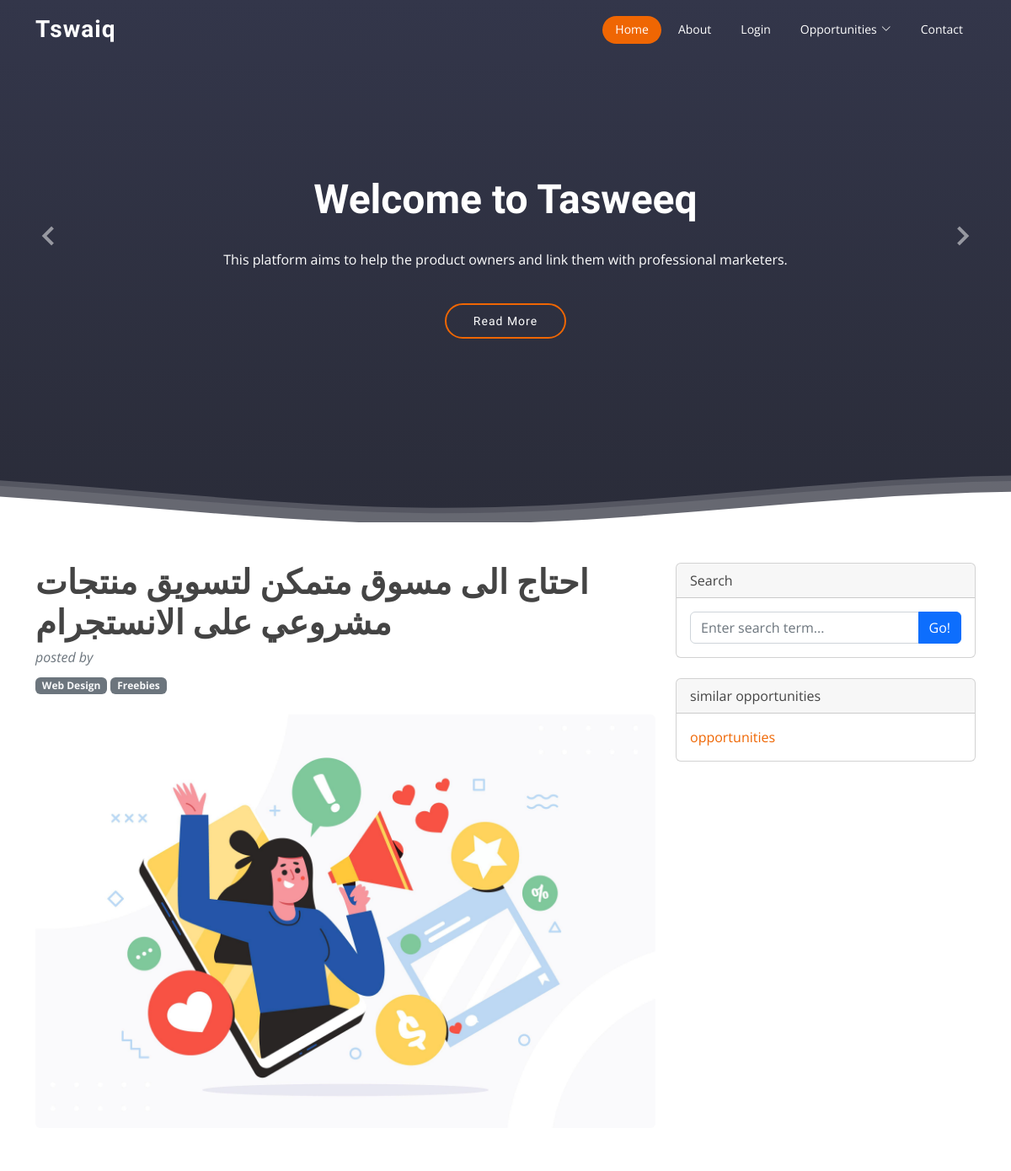
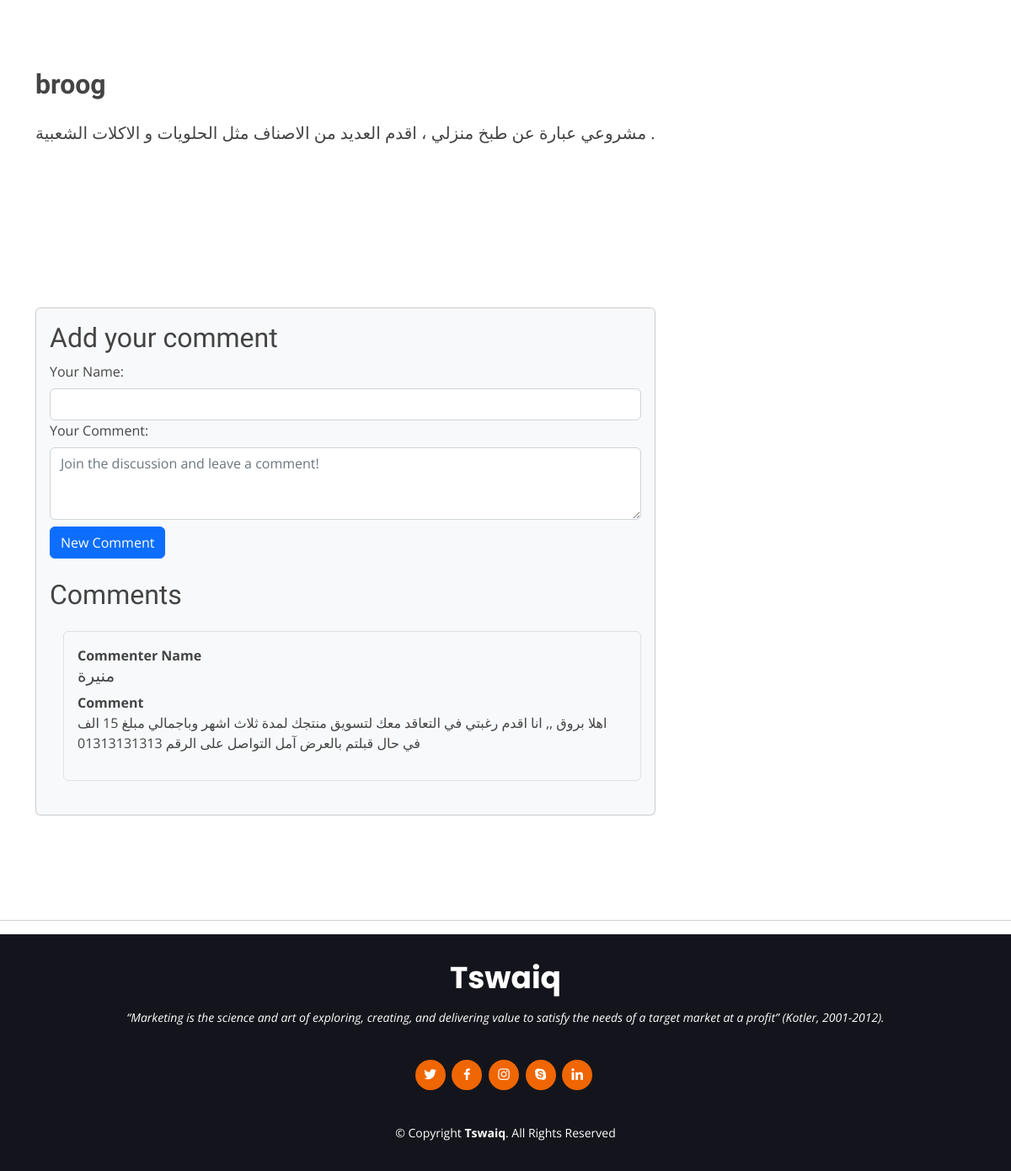
/request_detail/20/, run on the app's committed database (2 pictures, top to bottom).
### marketer/models.py (models this page shows)
class Request (models.Model):
    title = models.CharField(max_length=1024)
    name = models.CharField(max_length=1024)
    description = models.TextField()
    image = models.ImageField(upload_to="images/")

class Offer(models.Model):
  requestt = models.ForeignKey(Request, on_delete = models.CASCADE)
  name = models.CharField(max_length=256)
  content = models.TextField()

### marketer/views.py (the view)
# urls.py: path("request_detail/<request_id>/", views.request_detail, name="request_detail"),
def request_detail (request : HttpRequest, request_id : int):
    try:
        req = Request.objects.get(id=request_id)
        offers = Offer.objects.filter(requestt = req)
    except:
       return render(request , "not_found.html")
    return render(request, "request_detail.html", {"req" : req ,"offers" : offers }) # ,

### marketer/templates/request_detail.html (shortened to what this page needs)
{% extends "base.html" %}
{% load static %}
{% block content %}
        <div class="container mt-5">
            <div class="row">
                <div class="col-lg-8">
                    <article>
                        <header class="mb-4">
                            <h1 class="fw-bolder mb-1">{{ req.title }}</h1>
                            <div class="text-muted fst-italic mb-2">posted by {{req.user}}</div>
                            <a class="badge bg-secondary text-decoration-none link-light" href="#!">Web Design</a>
                            <a class="badge bg-secondary text-decoration-none link-light" href="#!">Freebies</a>
                        </header>
                        <figure class="mb-4"><img class="img-fluid rounded" src="{% static 'img/testimonials/default.jpg'%}" alt="..." /></figure>
                        <section class="mb-5">
                            <h2 class="fw-bolder mb-4 mt-5">{{ req.name }}</h2>
                            <p class="fs-5 mb-4">{{ req.description }}.</p>
                        </section>
                    </article>
                    <section class="mb-5">
                        <div class="form-group card bg-light">
                            <div class="form-group card-body">
                                <h2>Add your comment</h2>
                                <form class=" form-group mb-4" action="{% url 'marketer:add_comment' req.id %}" method="POST">
                                <div class="form-group">
                                <label class="form-label">Your Name:</label>
                                <input type="text" name="name" class="form-control" /> </div>
                                <div class="form-group">
                                <label class="form-label">Your Comment:</label>
                                <textarea class="form-control" rows="3" placeholder="Join the discussion and leave a comment!" name="content"></textarea>
                                <input type="submit" class="btn btn-primary mt-2" value="New Comment" ></div></form>
                                <h2>Comments</h2>
                                <div class="d-flex mb-4">
                                    <div class="ms-3">
                                            {% for offer in offers %}
                                        <div class="form-group border rounded p-3 mt-3">
                                            <div class="fw-bold">Commenter Name</div>
                                            <h5>{{ offer.name }}</h5>
                                            <div class="fw-bold">Comment</div>
                                            <p>{{ offer.content }}</p>
                                        </div>
                                    {% endfor %}
                                </div>
                             </div>
                        </div>
                    </section>
                </div>
                <div class="col-lg-4">
                    <div class="card mb-4">
                        <div class="card-header">Search</div>
                        <div class="card-body">
                            <div class="input-group">
                                <input class="form-control" type="text" placeholder="Enter search term..." aria-label="Enter search term..." aria-describedby="button-search" />
                                <button class="btn btn-primary" id="button-search" type="button">Go!</button>
                            </div>
                        </div>
                    </div>
                    <div class="card mb-4">
                        <div class="card-header">similar opportunities</div>
                        <div class="card-body">
                            <div class="row">
                                <div class="col-sm-6">
                                    <ul class="list-unstyled mb-0">
                                        <li><a href="{% url 'marketer:all-requests' %}">opportunities</a></li>
                                    </ul>
                                </div>
                                </div>
                            </div>
                        </div>
                    </div>
                </div>
            </div>
            <hr/>
        {% endblock %}

### marketer/templates/base.html (shortened to what this page needs)
{% load static %}
<!DOCTYPE html>
<html lang="en">
<head>
    <link href="{% static 'vendor/animate.min.css' %}" rel="stylesheet">
  <link href="{% static 'vendor/aos/aos.css' %}" rel="stylesheet">
  <link href="{% static 'vendor/bootstrap/css/bootstrap.min.css'%}" rel="stylesheet">
  <link href="{% static 'vendor/bootstrap-icons/bootstrap-icons.css'%}" rel="stylesheet">
  <link href="{% static 'vendor/boxicons/css/boxicons.min.css' %}" rel="stylesheet">
  <link href="{% static 'vendor/glightbox/css/glightbox.min.css' %}" rel="stylesheet">
  <link href="{% static 'vendor/remixicon/remixicon.css' %}" rel="stylesheet">
  <link href="{% static 'vendor/swiper/swiper-bundle.min.css'%}" rel="stylesheet">
  <link href="{% static 'css/style.css' %}" rel="stylesheet">
</head>
<body>
  <header id="header" class="fixed-top d-flex align-items-center  header-transparent ">
    <div class="container d-flex align-items-center justify-content-between">
      <div class="logo">
        <h1><a href="{% url 'marketer:home' %}">Tswaiq</a></h1>
      </div>
      <nav id="navbar" class="navbar">
        <ul>
          <li><a class="nav-link scrollto active" href="{% url 'marketer:home' %}">Home</a></li>
          <li><a class="nav-link scrollto" href="{% url 'marketer:home' %}">About</a></li>
          <li><a class="nav-link scrollto" href="{% url 'marketer:login' %}">Login</a></li>
          <li class="dropdown"><a href="{% url 'marketer:all-requests' %}"><span>Opportunities</span> <i class="bi bi-chevron-down"></i></a>
          </li>
          <li><a class="nav-link scrollto" href="#contact">Contact</a></li>
        </ul>
      </nav>
    </div>
  </header>
  <section id="hero" class="d-flex flex-column justify-content-end align-items-center">
    <div id="heroCarousel" data-bs-interval="5000" class="container carousel carousel-fade" data-bs-ride="carousel">
      <div class="carousel-item active">
        <div class="carousel-container">
          <h2 class="animate__animated animate__fadeInDown">Welcome to <span>Tasweeq</span></h2>
          <p class="animate__animated fanimate__adeInUp">This platform aims to help the product owners and link them with professional marketers.</p>
          <a href="#about" class="btn-get-started animate__animated animate__fadeInUp scrollto">Read More</a>
        </div>
      </div>
      <a class="carousel-control-prev" href="#heroCarousel" role="button" data-bs-slide="prev">
        <span class="carousel-control-prev-icon bx bx-chevron-left" aria-hidden="true"></span>
      </a>
      <a class="carousel-control-next" href="#heroCarousel" role="button" data-bs-slide="next">
        <span class="carousel-control-next-icon bx bx-chevron-right" aria-hidden="true"></span>
      </a>
    </div>
  </section>
  <main id="main">
    {% block content %}
    {% endblock %}
</main>
  <footer id="footer">
    <div class="container">
      <h3>Tswaiq</h3>
      <p>“Marketing is the science and art of exploring, creating, and delivering value to satisfy the needs of a target market at a profit” (Kotler, 2001-2012).</p>
      <div class="social-links">
        <a href="#" class="twitter"><i class="bx bxl-twitter"></i></a>
        <a href="#" class="facebook"><i class="bx bxl-facebook"></i></a>
        <a href="#" class="instagram"><i class="bx bxl-instagram"></i></a>
        <a href="#" class="google-plus"><i class="bx bxl-skype"></i></a>
        <a href="#" class="linkedin"><i class="bx bxl-linkedin"></i></a>
      </div>
      <div class="copyright">
        &copy; Copyright <strong><span>Tswaiq</span></strong>. All Rights Reserved
      </div>
    </div>
  </footer>
</body>
</html>

### marketer/static/css/style.css (style rules this page uses)
body { font-family: "Open Sans", sans-serif; color: #444444; }
a { color: #ef6603; text-decoration: none; }
h1, h2, h3, h4, h5, h6 { font-family: "Raleway", sans-serif; }
#header { height: 70px; transition: all 0.5s; z-index: 997; transition: all 0.5s; background: rgba(42, 44, 57, 0.9); }
#header.header-transparent { background: transparent; }
#header .logo h1 { font-size: 28px; margin: 0; padding: 0; line-height: 1; font-weight: 700; letter-spacing: 1px; }
#header .logo h1 a, #header .logo h1 a:hover { color: #fff; text-decoration: none; }
.navbar { padding: 0; }
.navbar ul { margin: 0; padding: 0; display: flex; list-style: none; align-items: center; }
.navbar li { position: relative; }
.navbar a, .navbar a:focus { display: flex; align-items: center; justify-content: space-between; padding: 5px 15px 7px 15px; margin-left: 5px; font-size: 14px; color: #fff; white-space: nowrap; transition: 0.3s; border-radius: 50px; }
.navbar a i, .navbar a:focus i { font-size: 12px; line-height: 0; margin-left: 5px; }
.navbar a:hover, .navbar .active, .navbar .active:focus, .navbar li:hover>a { background: #ef6603; }
#hero { width: 100%; overflow: hidden; position: relative; background: linear-gradient(0deg, rgb(42, 44, 57) 0%, rgb(51, 54, 74) 100%); padding: 0; }
#hero .carousel-container { display: flex; justify-content: center; align-items: center; flex-direction: column; text-align: center; position: relative; height: 70vh; padding-top: 60px; }
#hero h2 { color: #fff; margin-bottom: 30px; font-size: 48px; font-weight: 700; }
#hero p { width: 80%; -webkit-animation-delay: 0.4s; animation-delay: 0.4s; margin: 0 auto 30px auto; color: #fff; }
#hero .carousel-control-prev, #hero .carousel-control-next { width: 10%; }
#hero .carousel-control-next-icon, #hero .carousel-control-prev-icon { background: none; font-size: 48px; line-height: 1; width: auto; height: auto; }
#hero .btn-get-started { font-family: "Raleway", sans-serif; font-weight: 500; font-size: 14px; letter-spacing: 1px; display: inline-block; padding: 12px 32px; border-radius: 50px; transition: 0.5s; line-height: 1; margin: 10px; color: #fff; -webkit-animation-delay: 0.8s; animation-delay: 0.8s; border: 2px solid #ef6603; }
@media (min-width: 1024px) { #hero p { width: 60%; } }
@media (min-width: 1024px) { #hero .carousel-control-prev, #hero .carousel-control-next { width: 5%; } }
.hero-waves { display: block; width: 100%; height: 60px; position: relative; }
section { padding: 60px 0; overflow: hidden; }
#footer { background: #14151c; color: #fff; font-size: 14px; text-align: center; padding: 30px 0; }
#footer h3 { font-size: 36px; font-weight: 700; color: #fff; position: relative; font-family: "Poppins", sans-serif; padding: 0; margin: 0 0 15px 0; }
#footer p { font-size: 15; font-style: italic; padding: 0; margin: 0 0 40px 0; }
#footer .social-links { margin: 0 0 40px 0; }
#footer .social-links a { font-size: 18px; display: inline-block; background: #ef6603; color: #fff; line-height: 1; padding: 8px 0; margin-right: 4px; border-radius: 50%; text-align: center; width: 36px; height: 36px; transition: 0.3s; }
#footer .copyright { margin: 0 0 5px 0; }

### data on the page
Request: title "احتاج الى مسوق متمكن لتسويق منتجات مشروعي على الانستجرام", name "broog", description "مشروعي عبارة عن طبخ منزلي ، اقدم العديد من الاصناف مثل الحلويات و الاكلات الشعبية"
Offer: name "منيرة", content "اهلا بروق ,, انا اقدم رغبتي في التعاقد معك لتسويق منتجك لمدة ثلاث اشهر وباجمالي مبلغ 15 الف في حال قبلتم بالعرض آمل التواصل على الرقم 01313131313"
